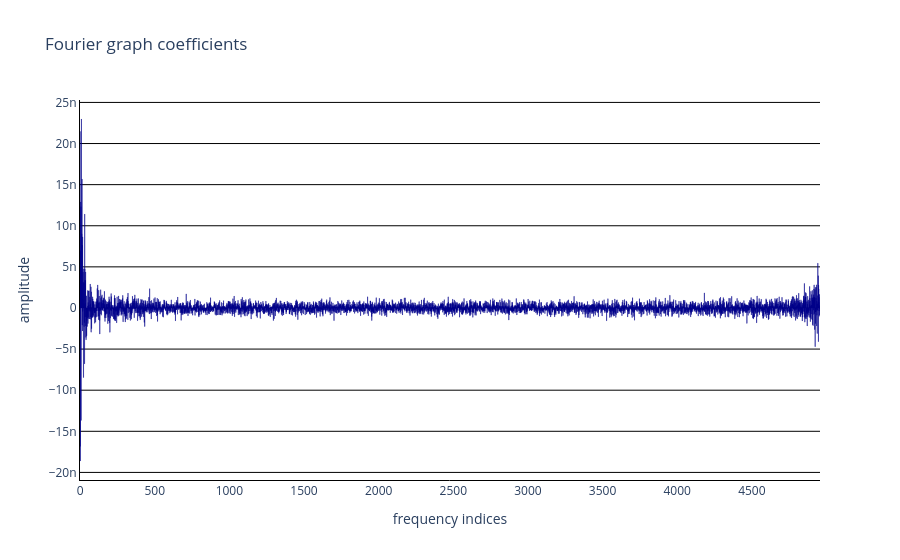

The notebook cell this image was saved under:
### Code cell
mm.viz.plot_spectrum(data["cst"]@data["gt"].data[:,pt])

### Figure 1 — Plotly figure (JSON) as saved in the notebook; plotly's stock layout.template omitted (floating-point values rounded to 4 significant figures; data arrays with more than 128 entries replaced by an {"elided": "..."} marker saying what was removed)
{"data": [{"marker": {"color": "darkblue", "line": {"color": "darkblue"}}, "type": "bar", "y": {"elided": "4957 float values"}}], "layout": {"plot_bgcolor": "white", "showlegend": false, "title": {"text": "Fourier graph coefficients"}, "xaxis": {"linecolor": "black", "title": {"text": "frequency indices"}}, "yaxis": {"gridcolor": "black", "linecolor": "black", "title": {"text": "amplitude"}}}}
